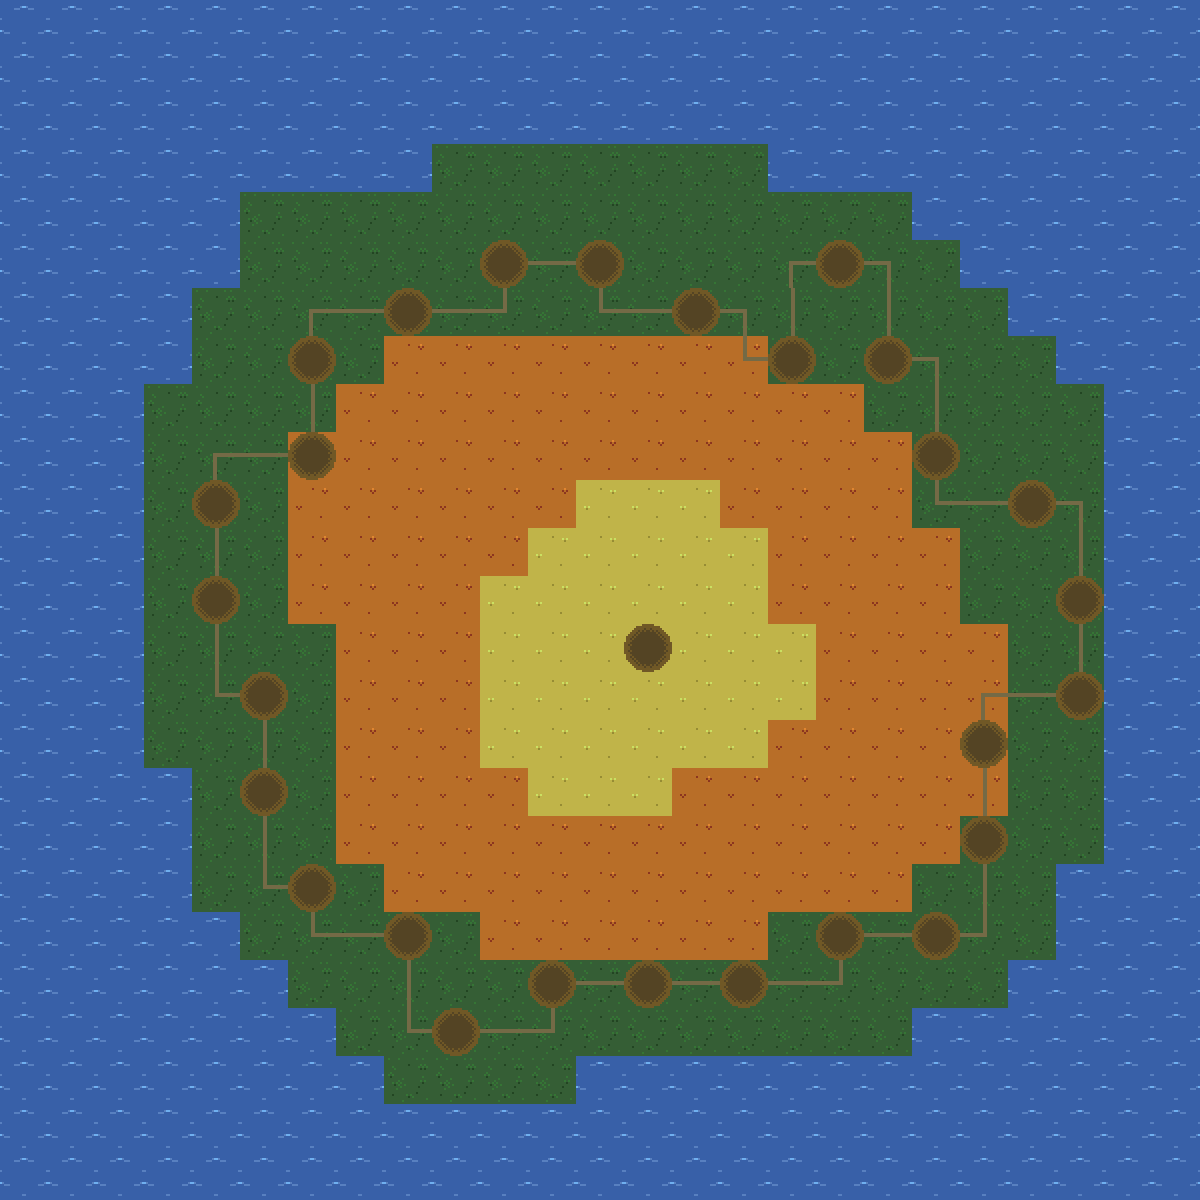

A 2D game scene composited from a Tiled map and its tileset images. What follows is a short description and the map's XML, with each tile layer's data collapsed to a summary:
An orthogonal 25x25 tile map with 48x48 px tiles, 4 tile layers (Base, Land, Roads, Spaces), 2 tilesets.

<map version="1.0" tiledversion="1.1.6" orientation="orthogonal" renderorder="right-down" width="25" height="25" tilewidth="48" tileheight="48" infinite="0" nextobjectid="1">
 <tileset firstgid="1" name="spaces" tilewidth="48" tileheight="48" tilecount="2296" columns="56">
  <image source="spaces.png" width="2732" height="2014" />
  <tile id="2210">
   <properties>
    <property name="type" value="space" />
   </properties>
  </tile>
 </tileset>
 <tileset firstgid="2297" name="roads" tilewidth="48" tileheight="48" tilecount="11" columns="11">
  <image source="roads.png" width="528" height="48" />
  <tile id="0">
   <properties>
    <property name="direction" value="ew" />
    <property name="type" value="road" />
   </properties>
  </tile>
  <tile id="1">
   <properties>
    <property name="direction" value="ns" />
    <property name="type" value="road" />
   </properties>
  </tile>
  <tile id="2">
   <properties>
    <property name="direction" value="nw" />
    <property name="type" value="junction" />
   </properties>
  </tile>
  <tile id="3">
   <properties>
    <property name="direction" value="ne" />
    <property name="type" value="junction" />
   </properties>
  </tile>
  <tile id="4">
   <properties>
    <property name="direction" value="sw" />
    <property name="type" value="junction" />
   </properties>
  </tile>
  <tile id="5">
   <properties>
    <property name="direction" value="se" />
    <property name="type" value="junction" />
   </properties>
  </tile>
  <tile id="6">
   <properties>
    <property name="direction" value="nsw" />
    <property name="type" value="junction" />
   </properties>
  </tile>
  <tile id="7">
   <properties>
    <property name="direction" value="nse" />
    <property name="type" value="junction" />
   </properties>
  </tile>
  <tile id="8">
   <properties>
    <property name="direction" value="new" />
    <property name="type" value="junction" />
   </properties>
  </tile>
  <tile id="9">
   <properties>
    <property name="direction" value="sew" />
    <property name="type" value="junction" />
   </properties>
  </tile>
  <tile id="10">
   <properties>
    <property name="direction" value="nsew" />
    <property name="type" value="junction" />
   </properties>
  </tile>
 </tileset>
 <layer name="Base" width="25" height="25">
  <properties>
   <property name="draw" value="" />
  </properties>
  <data>[625 cells, 625 non-empty, 1 distinct tile ids]</data>
 </layer>
 <layer name="Land" width="25" height="25">
  <properties>
   <property name="draw" value="" />
  </properties>
  <data>[625 cells, 335 non-empty, 3 distinct tile ids]</data>
 </layer>
 <layer name="Roads" width="25" height="25">
  <properties>
   <property name="draw" value="" />
  </properties>
  <data>[625 cells, 45 non-empty, 6 distinct tile ids]</data>
 </layer>
 <layer name="Spaces" width="25" height="25">
  <properties>
   <property name="draw" value="" />
  </properties>
  <data>[625 cells, 28 non-empty, 1 distinct tile ids]</data>
 </layer>
</map>